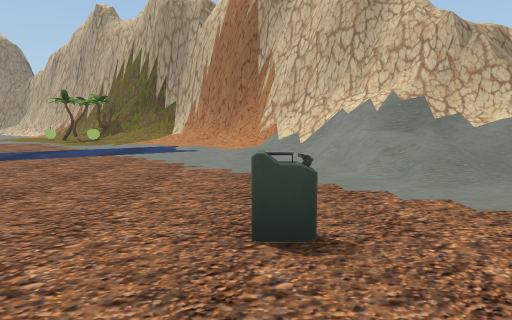
view 1 (above)

24 first-person views from a walk through a 3-D level made in the Unity game engine. The camera is 1.3 m above the floor, tilts 6° down and sees 70° across. The floor is counted in squares, 2 m on a side. Each view is taken from the middle of a square. On the plan, view 1 faces up. The plan holds only what a view shows up to about 11 squares ahead; the rest is blank. The place goes on beyond the plan. The player is left out. Some surface patterns are stand-ins.

view 2
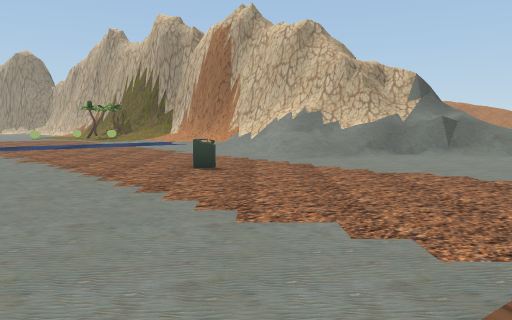

view 3
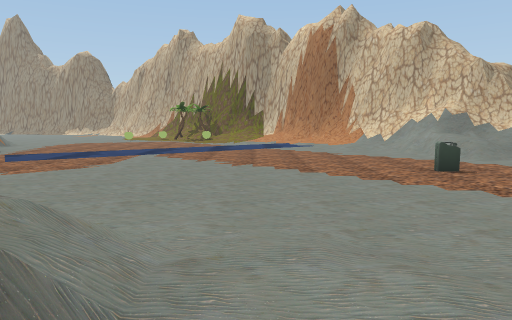

view 4
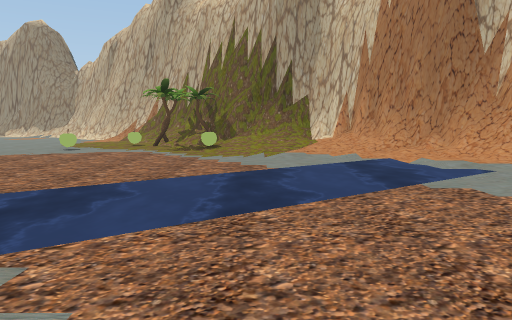

view 5
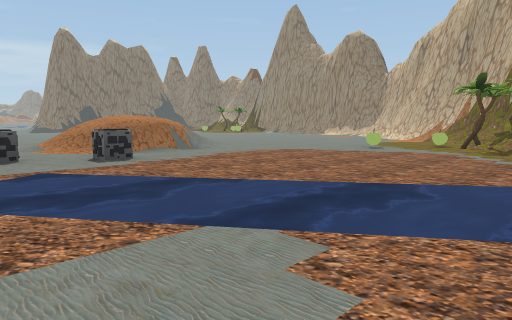

view 6
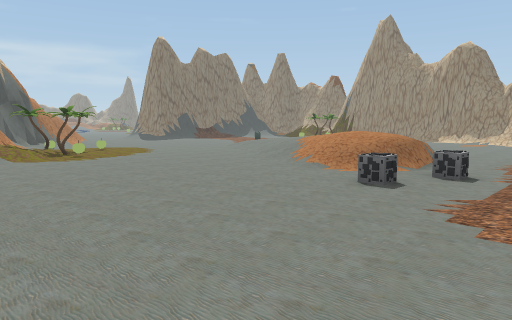

view 7
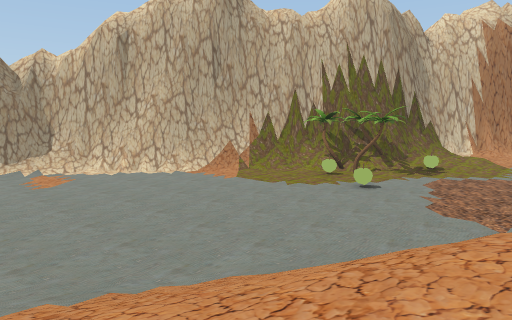

view 8
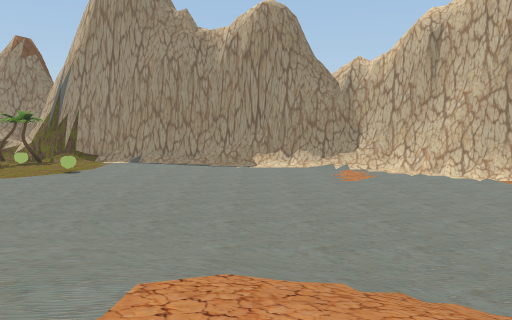

view 9
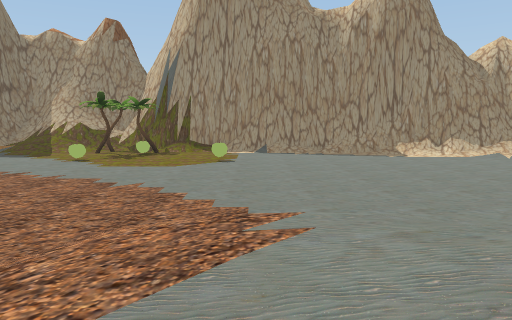

view 10
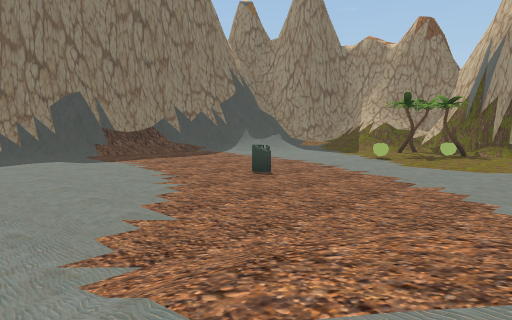

view 11
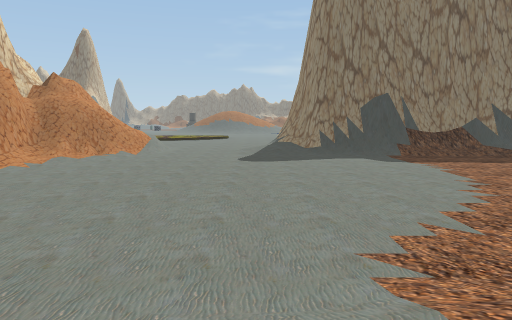

view 12
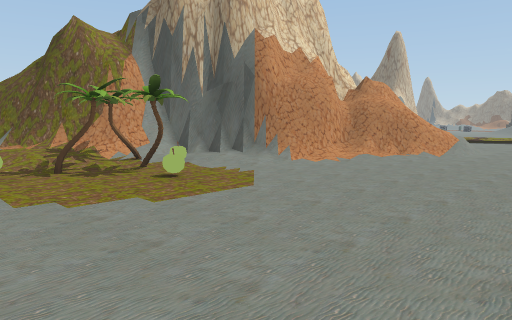

view 13
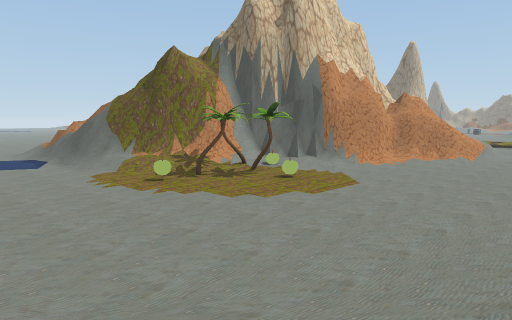

view 14
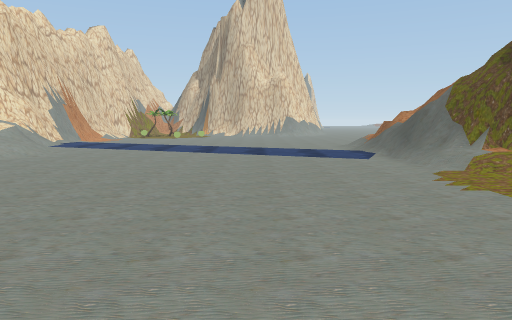

view 15
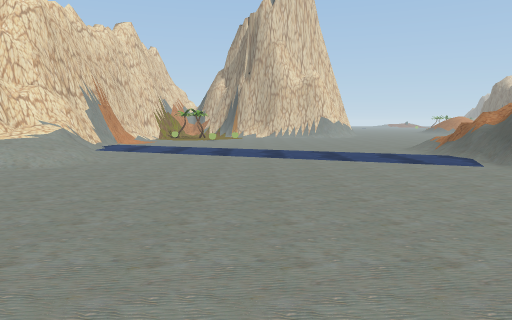

view 16
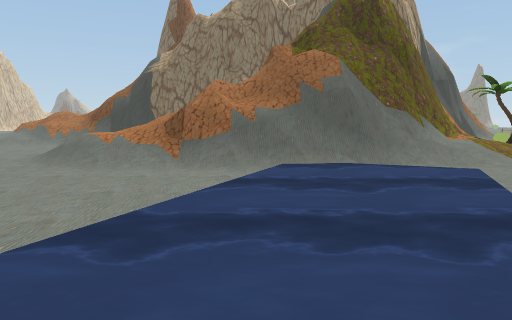

view 17
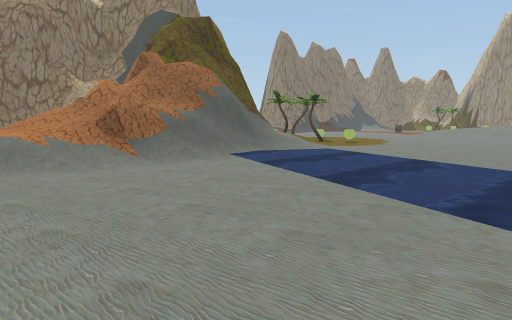

view 18
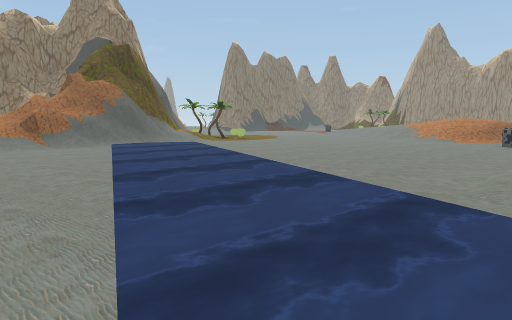

view 19
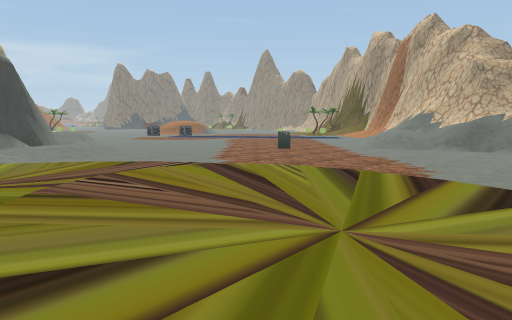

view 20
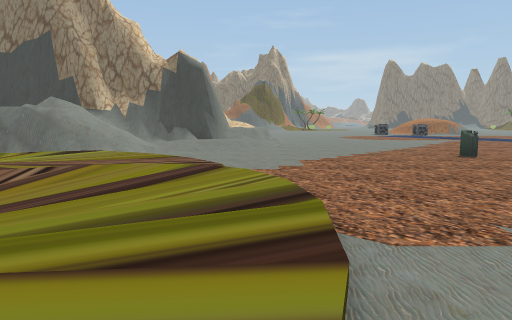

view 21
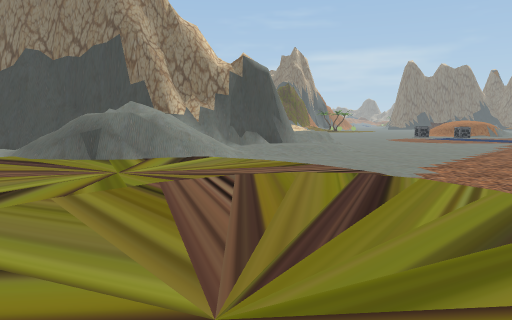

view 22
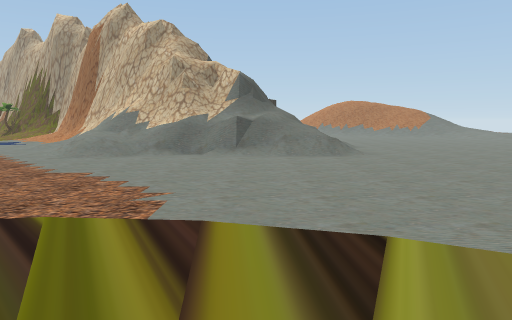

view 23
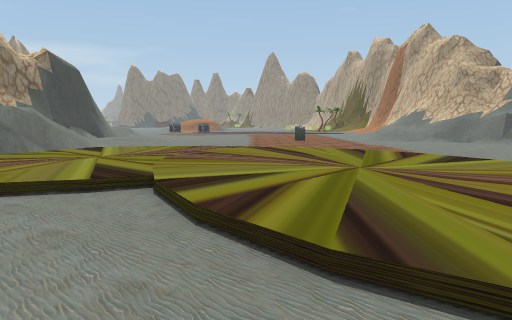

view 24
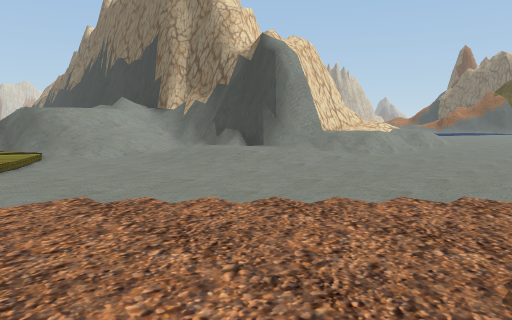

### Floor plan
Key: @ floor where view 1 was taken; # wall or solid block; . main floor; : floor 0.25 m higher than the main floor; + floor 1.5 m higher than the main floor; * floor 3.5 m higher than the main floor; / step, stairs or slope; = window, fence, low wall or low ledge; ~ water the walk can cross; O other object.
Columns run from 31 left of view 1 to 8 right of it. Each row starts with its distance up from view 1.
 20      ///O///######
 19      //.OOO......####
 18       ............//##
 17      ...O..O......../###
 16   #/..................###
 15   #..................../##
 14  ##....O................/##
 13  ##....................OOO###
 12  ##.........///........O..//##
 11  #/........///////........O//##
 10  //......./////////........///##
  9  //......../// /////........../##
  8  .........../// ///=........~~//###
  7 ..............///////......~~~//######/
  6 ///............/////.O...~~~....///###/
  5  =#//............./.....~~~.....////+///
  4  ==#//...O..........O..~~~.......//.....
  3  =####//O...............................
  2  ##  ##//OOO...................O........
  1       ###//.............................
  0        ###//...................@........
 -1         ###/............................
 -2         ###=.~~....../////////..../:://.
 -3       ###=*=~~~~~....///####//.../:::::
 -4      ##  =/=/~~~~~~..///#  #//../::::::
 -5      ##  =/=/...~~~~~~/ #  ##///::::::::
 -6       #  ///......~~~~~    ##=/=::::/:::
 -7       #  ///........~~~    ##/ /:::/....
 -8       #   /.. .... ...~    ##= /::  ....

Where each view was taken, in squares from view 1:
view 1: 0 up, 0 right, facing up
view 2: 4 down, 1 right, facing up
view 3: 4 down, 3 left, facing up
view 4: 3 up, 4 left, facing up
view 5: 3 up, 4 left, facing up-left
view 6: 2 down, 8 left, facing up-left
view 7: 8 up, 15 left, facing up-right
view 8: 8 up, 15 left, facing up
view 9: 9 up, 19 left, facing up
view 10: 9 up, 19 left, facing up-left
view 11: 9 up, 19 left, facing left
view 12: 9 up, 19 left, facing down-left
view 13: 9 up, 16 left, facing down-left
view 14: 7 up, 16 left, facing down
view 15: 6 up, 14 left, facing down
view 16: 4 down, 14 left, facing left
view 17: 8 down, 14 left, facing up-left
view 18: 8 down, 9 left, facing up-left
view 19: 6 down, 7 right, facing up-left
view 20: 2 down, 7 right, facing left
view 21: 4 down, 7 right, facing left
view 22: 4 down, 6 right, facing up
view 23: 8 down, 8 right, facing up-left
view 24: 2 up, 2 right, facing down-left
